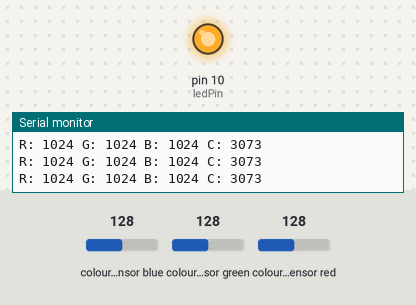
Bench run of a sketch on a simulated Arduino Uno, built with avr-gcc and run on an emulated ATmega328P. On the bench: output pins drawn as LEDs (lit = HIGH), the last lines printed to the serial monitor. The inputs (shaded band) are chosen by the test bench; at power-on: colour sensor green 128, colour sensor blue 128, colour sensor red 128.

Above: at 1.2 s.
1.3 s: colour sensor green set to 123
At 2.6 s:
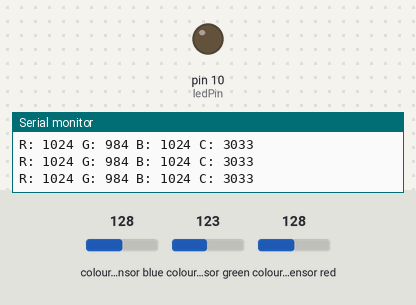
2.9 s: colour sensor green set to 127
At 4.1 s:
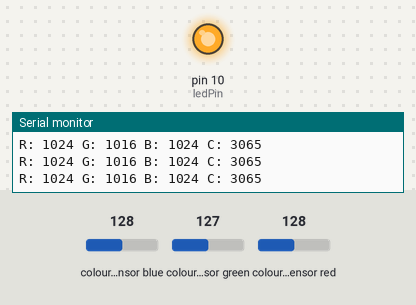
4.4 s: colour sensor green set to 5
At 5.9 s:
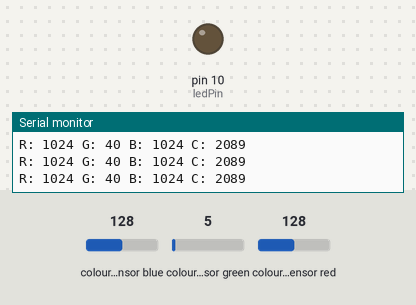
Timing chart, 0 to 7.4 s (numbered marks = the images above; inputs shaded):
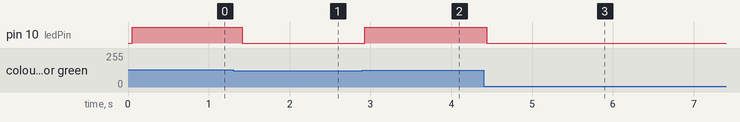

The sketch:

RgbcolorLed.ino
```cpp
#include <Wire.h>
#include "Adafruit_TCS34725.h"

Adafruit_TCS34725 tcs = Adafruit_TCS34725(TCS34725_INTEGRATIONTIME_614MS, TCS34725_GAIN_1X);
const int ledPin = 10; // 连接LED的数字引脚

int previousGreenValue = 0; // 声明并初始化 previousGreenValue
int threshold = 10; // 声明并初始化 threshold

void setup(void) {
  Serial.begin(9600);

  if (tcs.begin()) {
    Serial.println("Found sensor");
  } else {
    Serial.println("No TCS34725 found ... check your connections");
    while (1);
  }

  pinMode(ledPin, OUTPUT); // 设置LED引脚为输出
  digitalWrite(ledPin, LOW); // 初始状态下熄灭LED
}

void loop(void) {
  uint16_t r, g, b, c;
  tcs.getRawData(&r, &g, &b, &c);

  // 打印RGB通道值
  Serial.print("R: "); Serial.print(r, DEC); Serial.print(" ");
  Serial.print("G: "); Serial.print(g, DEC); Serial.print(" ");
  Serial.print("B: "); Serial.print(b, DEC); Serial.print(" ");
  Serial.print("C: "); Serial.print(c, DEC); Serial.print(" ");

  // 检测绿色通道值的变化
  if (abs(g - previousGreenValue) > threshold) {
    if (g > previousGreenValue) {
      // 绿色通道值增加，点亮LED
      digitalWrite(ledPin, HIGH); // 将LED引脚设置为高电平，点亮LED
    } else {
      // 绿色通道值减小，熄灭LED
      digitalWrite(ledPin, LOW); // 将LED引脚设置为低电平，熄灭LED
    }
    previousGreenValue = g;
  }

  // 其他代码（显示颜色温度、光照度等）可以继续放在这里

  Serial.println(" "); // 打印一行后换行

  delay(100); // 控制循环的执行速率，避免频繁切换LED状态
}
```

Measured:
- the behaviour switches between 128 and 127 on colour sensor green (found by bisection; images 0 and 1)
- the behaviour switches between 124 and 125 on colour sensor green (found by bisection; images 1 and 2)
- after the input at 1.3 s, pin 10 (ledPin): HIGH → LOW after 0.11 s
- after the input at 2.9 s, pin 10 (ledPin): LOW → HIGH at once
- after the input at 4.4 s, pin 10 (ledPin): HIGH → LOW at once
